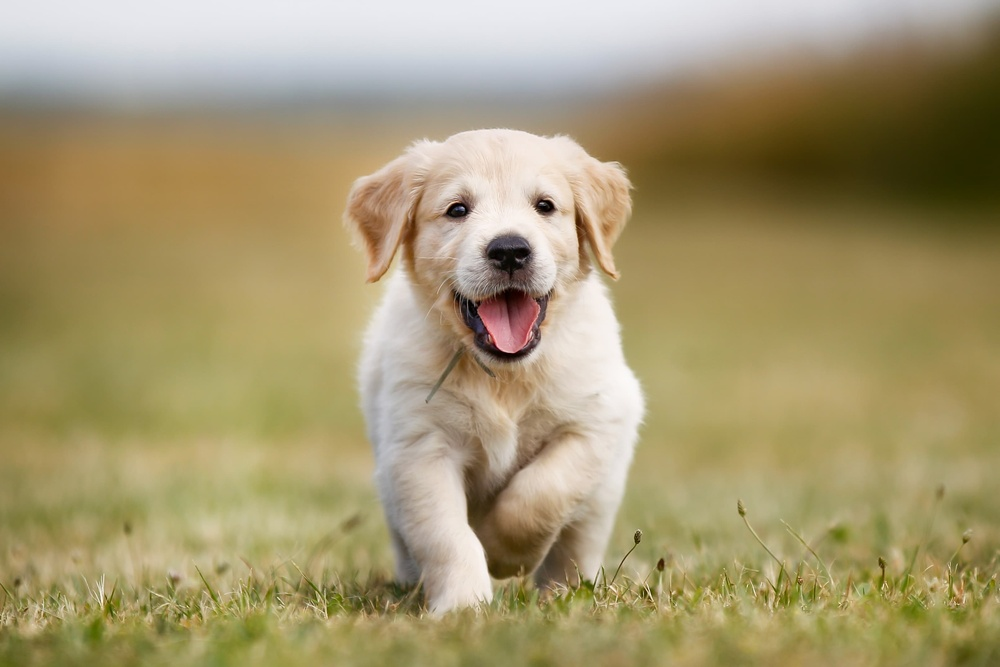
#> input picture Python/ADD/Dogs_love.jpg, 1000 x 667 px, shrunk from 3224 x 2149 before the run, found by its file name
$ python task3.py
#> lines starting #> are read from the running program, lines starting #| are printed output that depends on the picture
import matplotlib.image as mpimg
import matplotlib.pyplot as plt
import numpy as np

image_path = "C://Users//tiko1//Documents//GitHub//HOMEWORK//Python//ADD//Dogs_love.jpg"
image = mpimg.imread(image_path)
#> image is the input picture: shape (667, 1000, 3); mean R, G, B 164.3, 151.1, 111.5

# Проверка: Если изображение в формате uint8, переводим в диапазон [0, 1]
if image.max() > 1:
    image = image / 255.0

# 1. Удаление зеленого цвета
image_no_green = image.copy()
image_no_green[:, :, 1] = 0
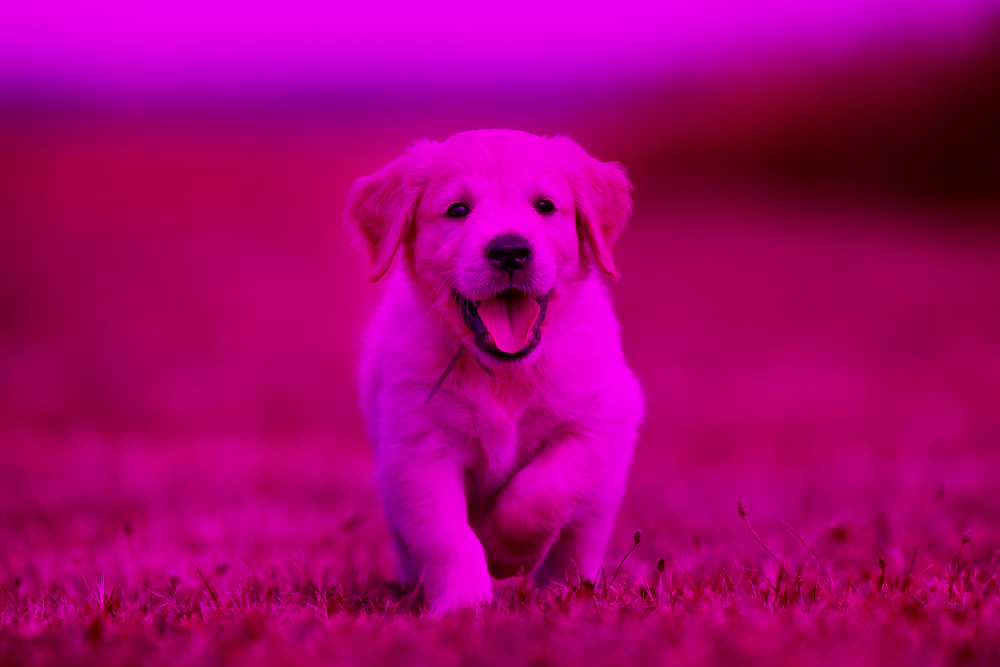
#> image_no_green: shape (667, 1000, 3) float64; mean R, G, B 0.644, 0, 0.437

# 2. Изменение яркости
brightness_factor = 0.2
image_with_brightness = np.clip(image + brightness_factor, 0, 1)
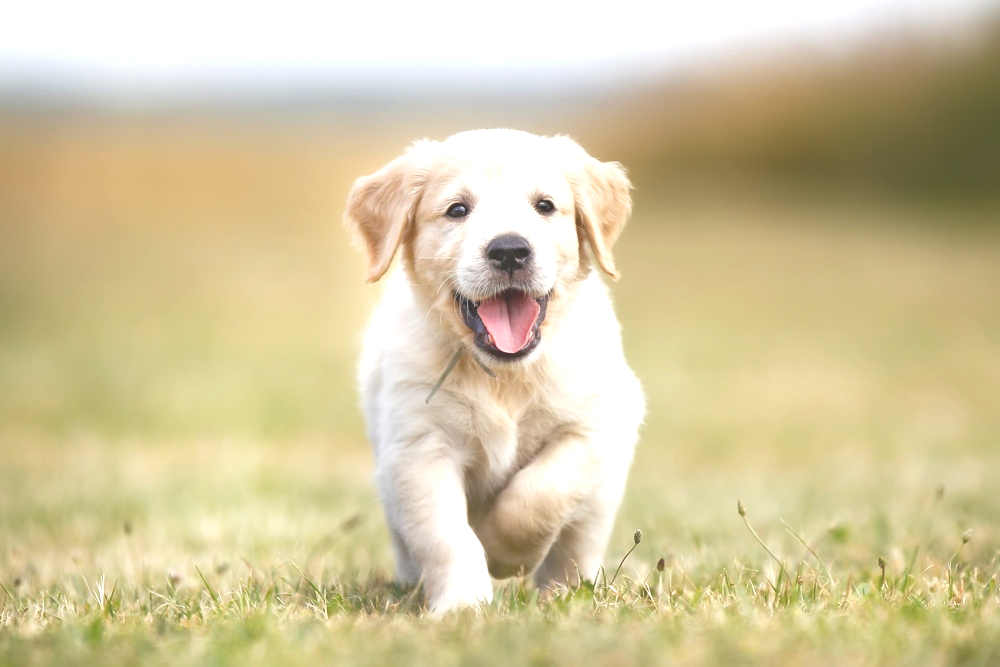
#> image_with_brightness: shape (667, 1000, 3) float64; mean R, G, B 0.833, 0.783, 0.628

# 3. Перевод в чёрно-белый формат
image_grayscale = np.dot(image[:, :, :3], [0.2989, 0.587, 0.114])
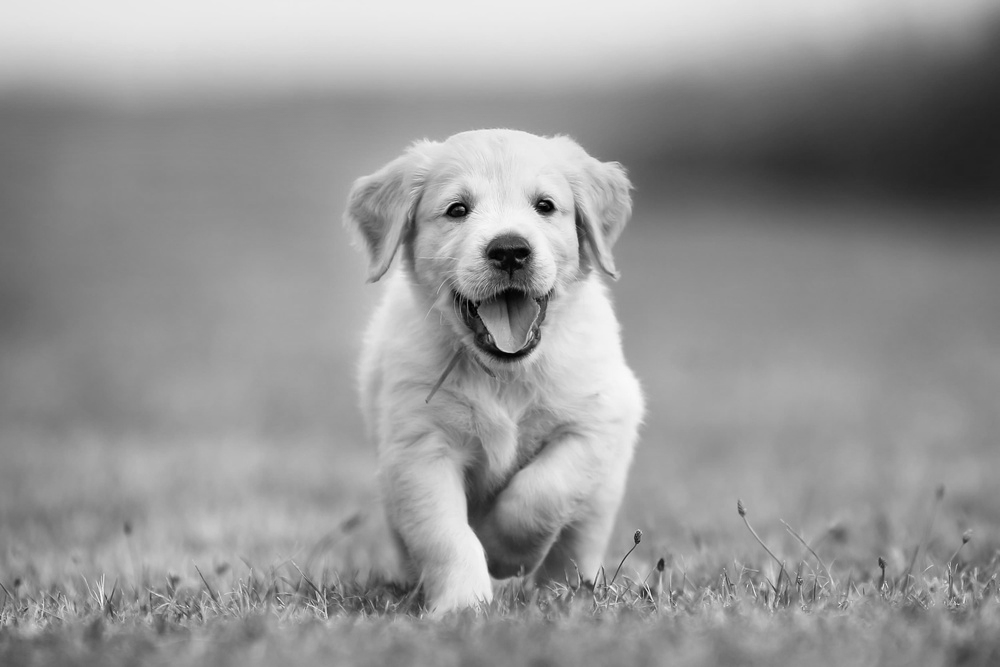
#> image_grayscale: shape (667, 1000) float64; min 0.00117, max 0.981, mean 0.59

# 4. Гистограмма зеленого цвета
green_channel = image[:, :, 1]
hist_green, bins = np.histogram(green_channel, bins=256, range=(0, 1))
#> hist_green = 256 values, max 10034 at index 140, min 0 at index 251, mean 2605.5; bins = 257 values from 0 to 1

# 5. Сжатие изображения с использованием SVD
svd_rank = 10
compressed_channels = []
for i in range(3):
    U, S, Vt = np.linalg.svd(image[:, :, i], full_matrices=False)
    S[svd_rank:] = 0
    compressed_channel = np.dot(U, np.dot(np.diag(S), Vt))
    compressed_channels.append(compressed_channel)
#> this loop made 3 passes
#> pass 1, `U, S, Vt = np.linalg.svd(image[:, :, i], full_matrices=False)`:
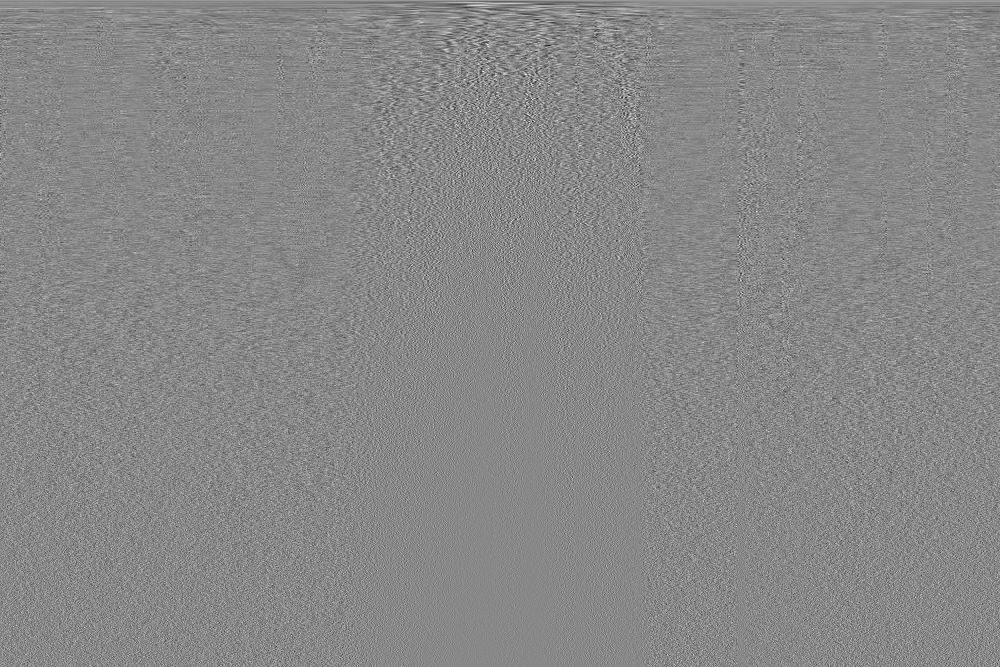
#> Vt: shape (667, 1000) float64; min -0.275, max 0.241, mean 5.23e-05; drawn with min black and max white
#> after the loop:
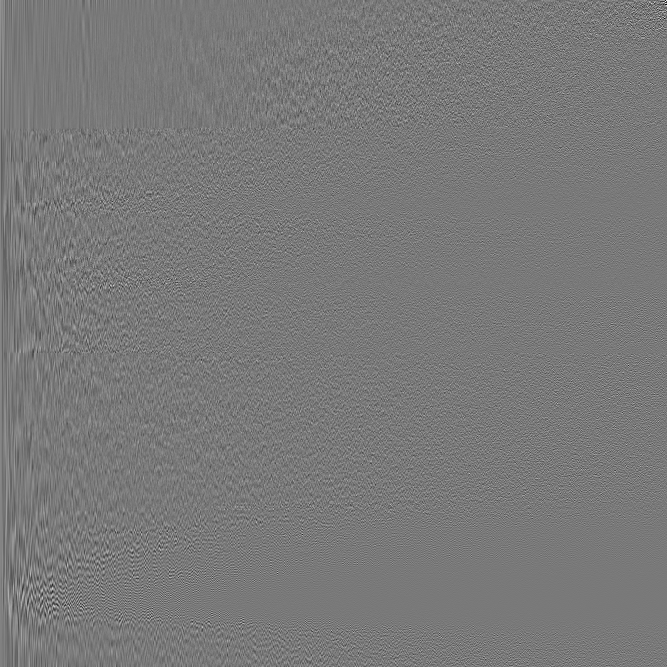
#> U: shape (667, 667) float64; min -0.365, max 0.4, mean 4.56e-05; drawn with min black and max white
#> after the loop, compressed_channels = 3 items

image_compressed = np.stack(compressed_channels, axis=2)
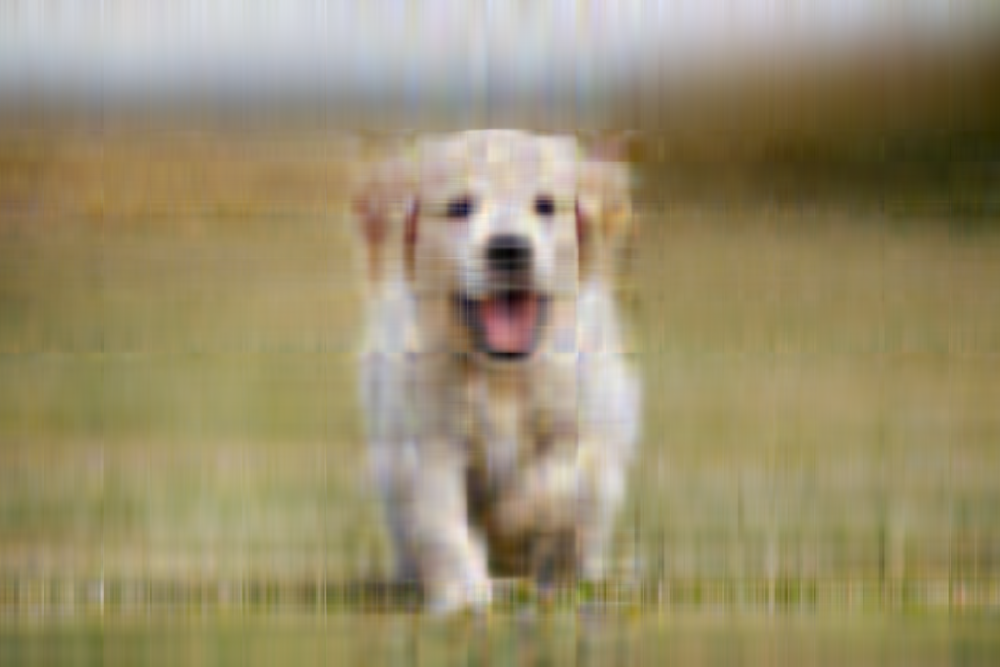
#> image_compressed: shape (667, 1000, 3) float64; mean of channels 0, 1, 2 0.644, 0.593, 0.437; drawn with min black and max white


plt.figure(figsize=(8, 8))
plt.imshow(image)
plt.title("Исходное изображение")
plt.axis("off")
plt.show()

plt.figure(figsize=(8, 8))
plt.imshow(image_no_green)
plt.title("Без зеленого цвета")
plt.axis("off")
plt.show()

plt.figure(figsize=(8, 8))
plt.imshow(image_with_brightness)
plt.title("Изменённая яркость")
plt.axis("off")
plt.show()

plt.figure(figsize=(8, 8))
plt.imshow(image_grayscale, cmap="gray")
plt.title("Чёрно-белое изображение")
plt.axis("off")
plt.show()

plt.figure(figsize=(8, 8))
plt.plot(bins[:-1], hist_green, color="green")
plt.title("Гистограмма зеленого цвета")
plt.xlabel("Интенсивность")
plt.ylabel("Количество пикселей")
plt.show()
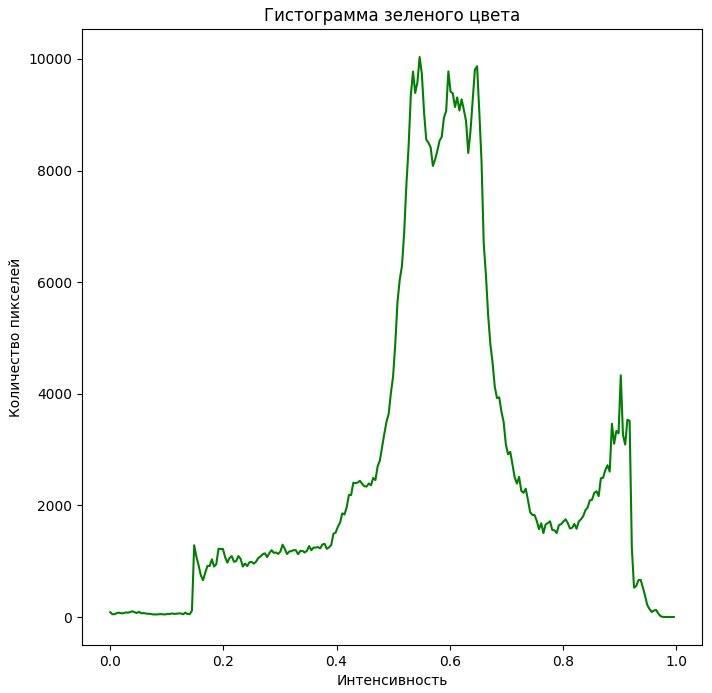
#> figure drawn by matplotlib, 1 panel; curve peaks at x = 0.547, y = 10034

plt.figure(figsize=(8, 8))
plt.imshow(image_compressed)
plt.title("Сжатое изображение (SVD)")
plt.axis("off")
plt.show()
